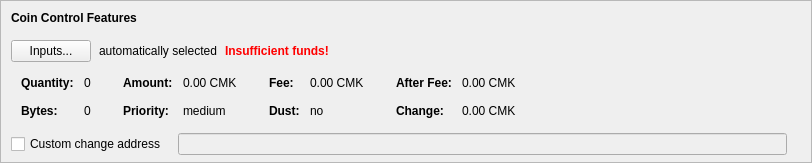
    <widget class="QFrame" name="frameCoinControl">
     <property name="sizePolicy">
      <sizepolicy hsizetype="Expanding" vsizetype="Expanding">
       <horstretch>0</horstretch>
       <verstretch>0</verstretch>
      </sizepolicy>
     </property>
     <property name="maximumSize">
      <size>
       <width>16777215</width>
       <height>16777215</height>
      </size>
     </property>
     <property name="frameShape">
      <enum>QFrame::StyledPanel</enum>
     </property>
     <property name="frameShadow">
      <enum>QFrame::Sunken</enum>
     </property>
     <layout class="QVBoxLayout" name="verticalLayoutCoinControl2">
      <property name="spacing">
       <number>0</number>
      </property>
      <property name="leftMargin">
       <number>0</number>
      </property>
      <property name="topMargin">
       <number>0</number>
      </property>
      <property name="rightMargin">
       <number>0</number>
      </property>
      <property name="bottomMargin">
       <number>6</number>
      </property>
      <item>
       <layout class="QVBoxLayout" name="verticalLayoutCoinControl" stretch="0,0,0,0,1">
        <property name="spacing">
         <number>0</number>
        </property>
        <property name="leftMargin">
         <number>10</number>
        </property>
        <property name="topMargin">
         <number>10</number>
        </property>
        <item>
         <layout class="QHBoxLayout" name="horizontalLayoutCoinControl1">
          <property name="bottomMargin">
           <number>15</number>
          </property>
          <item>
           <widget class="QLabel" name="labelCoinControlFeatures">
            <property name="sizePolicy">
             <sizepolicy hsizetype="Preferred" vsizetype="Maximum">
              <horstretch>0</horstretch>
              <verstretch>0</verstretch>
             </sizepolicy>
            </property>
            <property name="font">
             <font>
              <weight>75</weight>
              <bold>true</bold>
             </font>
            </property>
            <property name="styleSheet">
             <string notr="true">font-weight:bold;</string>
            </property>
            <property name="text">
             <string>Coin Control Features</string>
            </property>
           </widget>
          </item>
         </layout>
        </item>
        <item>
         <layout class="QHBoxLayout" name="horizontalLayoutCoinControl2" stretch="0,0,0,0">
          <property name="spacing">
           <number>8</number>
          </property>
          <property name="bottomMargin">
           <number>10</number>
          </property>
          <item>
           <widget class="QPushButton" name="pushButtonCoinControl">
            <property name="styleSheet">
             <string notr="true"/>
            </property>
            <property name="text">
             <string>Inputs...</string>
            </property>
            <property name="autoDefault">
             <bool>false</bool>
            </property>
           </widget>
          </item>
          <item>
           <widget class="QLabel" name="labelCoinControlAutomaticallySelected">
            <property name="text">
             <string>automatically selected</string>
            </property>
            <property name="margin">
             <number>5</number>
            </property>
           </widget>
          </item>
          <item>
           <widget class="QLabel" name="labelCoinControlInsuffFunds">
            <property name="font">
             <font>
              <weight>75</weight>
              <bold>true</bold>
             </font>
            </property>
            <property name="styleSheet">
             <string notr="true">color:red;font-weight:bold;</string>
            </property>
            <property name="text">
             <string>Insufficient funds!</string>
            </property>
            <property name="margin">
             <number>5</number>
            </property>
           </widget>
          </item>
          <item>
           <spacer name="horizontalSpacerCoinControl">
            <property name="orientation">
             <enum>Qt::Horizontal</enum>
            </property>
            <property name="sizeHint" stdset="0">
             <size>
              <width>40</width>
              <height>1</height>
             </size>
            </property>
           </spacer>
          </item>
         </layout>
        </item>
        <item>
         <widget class="QWidget" name="widgetCoinControl" native="true">
          <property name="sizePolicy">
           <sizepolicy hsizetype="Preferred" vsizetype="Preferred">
            <horstretch>0</horstretch>
            <verstretch>0</verstretch>
           </sizepolicy>
          </property>
          <property name="minimumSize">
           <size>
            <width>0</width>
            <height>0</height>
           </size>
          </property>
          <property name="styleSheet">
           <string notr="true"/>
          </property>
          <layout class="QHBoxLayout" name="horizontalLayoutCoinControl5">
           <property name="leftMargin">
            <number>0</number>
           </property>
           <property name="topMargin">
            <number>0</number>
           </property>
           <property name="rightMargin">
            <number>0</number>
           </property>
           <property name="bottomMargin">
            <number>0</number>
           </property>
           <item>
            <layout class="QHBoxLayout" name="horizontalLayoutCoinControl3" stretch="0,0,0,1">
             <property name="spacing">
              <number>20</number>
             </property>
             <property name="topMargin">
              <number>0</number>
             </property>
             <property name="bottomMargin">
              <number>10</number>
             </property>
             <item>
              <layout class="QFormLayout" name="formLayoutCoinControl1">
               <property name="horizontalSpacing">
                <number>10</number>
               </property>
               <property name="verticalSpacing">
                <number>14</number>
               </property>
               <property name="leftMargin">
                <number>10</number>
               </property>
               <property name="topMargin">
                <number>4</number>
               </property>
               <property name="rightMargin">
                <number>6</number>
               </property>
               <item row="0" column="0">
                <widget class="QLabel" name="labelCoinControlQuantityText">
                 <property name="font">
                  <font>
                   <weight>75</weight>
                   <bold>true</bold>
                  </font>
                 </property>
                 <property name="text">
                  <string>Quantity:</string>
                 </property>
                 <property name="margin">
                  <number>0</number>
                 </property>
                </widget>
               </item>
               <item row="0" column="1">
                <widget class="QLabel" name="labelCoinControlQuantity">
                 <property name="cursor">
                  <cursorShape>IBeamCursor</cursorShape>
                 </property>
                 <property name="contextMenuPolicy">
                  <enum>Qt::ActionsContextMenu</enum>
                 </property>
                 <property name="text">
                  <string notr="true">0</string>
                 </property>
                 <property name="margin">
                  <number>0</number>
                 </property>
                 <property name="textInteractionFlags">
                  <set>Qt::LinksAccessibleByMouse|Qt::TextSelectableByKeyboard|Qt::TextSelectableByMouse</set>
                 </property>
                </widget>
               </item>
               <item row="1" column="0">
                <widget class="QLabel" name="labelCoinControlBytesText">
                 <property name="font">
                  <font>
                   <weight>75</weight>
                   <bold>true</bold>
                  </font>
                 </property>
                 <property name="text">
                  <string>Bytes:</string>
                 </property>
                </widget>
               </item>
               <item row="1" column="1">
                <widget class="QLabel" name="labelCoinControlBytes">
                 <property name="cursor">
                  <cursorShape>IBeamCursor</cursorShape>
                 </property>
                 <property name="contextMenuPolicy">
                  <enum>Qt::ActionsContextMenu</enum>
                 </property>
                 <property name="text">
                  <string notr="true">0</string>
                 </property>
                 <property name="textInteractionFlags">
                  <set>Qt::LinksAccessibleByMouse|Qt::TextSelectableByKeyboard|Qt::TextSelectableByMouse</set>
                 </property>
                </widget>
               </item>
              </layout>
             </item>
             <item>
              <layout class="QFormLayout" name="formLayoutCoinControl2">
               <property name="horizontalSpacing">
                <number>10</number>
               </property>
               <property name="verticalSpacing">
                <number>14</number>
               </property>
               <property name="leftMargin">
                <number>6</number>
               </property>
               <property name="topMargin">
                <number>4</number>
               </property>
               <property name="rightMargin">
                <number>6</number>
               </property>
               <item row="0" column="0">
                <widget class="QLabel" name="labelCoinControlAmountText">
                 <property name="font">
                  <font>
                   <weight>75</weight>
                   <bold>true</bold>
                  </font>
                 </property>
                 <property name="text">
                  <string>Amount:</string>
                 </property>
                 <property name="margin">
                  <number>0</number>
                 </property>
                </widget>
               </item>
               <item row="0" column="1">
                <widget class="QLabel" name="labelCoinControlAmount">
                 <property name="cursor">
                  <cursorShape>IBeamCursor</cursorShape>
                 </property>
                 <property name="contextMenuPolicy">
                  <enum>Qt::ActionsContextMenu</enum>
                 </property>
                 <property name="text">
                  <string notr="true">0.00 CMK</string>
                 </property>
                 <property name="textInteractionFlags">
                  <set>Qt::LinksAccessibleByMouse|Qt::TextSelectableByKeyboard|Qt::TextSelectableByMouse</set>
                 </property>
                </widget>
               </item>
               <item row="1" column="0">
                <widget class="QLabel" name="labelCoinControlPriorityText">
                 <property name="font">
                  <font>
                   <weight>75</weight>
                   <bold>true</bold>
                  </font>
                 </property>
                 <property name="text">
                  <string>Priority:</string>
                 </property>
                </widget>
               </item>
               <item row="1" column="1">
                <widget class="QLabel" name="labelCoinControlPriority">
                 <property name="cursor">
                  <cursorShape>IBeamCursor</cursorShape>
                 </property>
                 <property name="contextMenuPolicy">
                  <enum>Qt::ActionsContextMenu</enum>
                 </property>
                 <property name="text">
                  <string>medium</string>
                 </property>
                 <property name="textInteractionFlags">
                  <set>Qt::LinksAccessibleByMouse|Qt::TextSelectableByKeyboard|Qt::TextSelectableByMouse</set>
                 </property>
                </widget>
               </item>
              </layout>
             </item>
             <item>
              <layout class="QFormLayout" name="formLayoutCoinControl3">
               <property name="horizontalSpacing">
                <number>10</number>
               </property>
               <property name="verticalSpacing">
                <number>14</number>
               </property>
               <property name="leftMargin">
                <number>6</number>
               </property>
               <property name="topMargin">
                <number>4</number>
               </property>
               <property name="rightMargin">
                <number>6</number>
               </property>
               <item row="0" column="0">
                <widget class="QLabel" name="labelCoinControlFeeText">
                 <property name="font">
                  <font>
                   <weight>75</weight>
                   <bold>true</bold>
                  </font>
                 </property>
                 <property name="text">
                  <string>Fee:</string>
                 </property>
                 <property name="margin">
                  <number>0</number>
                 </property>
                </widget>
               </item>
               <item row="0" column="1">
                <widget class="QLabel" name="labelCoinControlFee">
                 <property name="cursor">
                  <cursorShape>IBeamCursor</cursorShape>
                 </property>
                 <property name="contextMenuPolicy">
                  <enum>Qt::ActionsContextMenu</enum>
                 </property>
                 <property name="text">
                  <string notr="true">0.00 CMK</string>
                 </property>
                 <property name="textInteractionFlags">
                  <set>Qt::LinksAccessibleByMouse|Qt::TextSelectableByKeyboard|Qt::TextSelectableByMouse</set>
                 </property>
                </widget>
               </item>
               <item row="1" column="0">
                <widget class="QLabel" name="labelCoinControlLowOutputText">
                 <property name="font">
                  <font>
                   <weight>75</weight>
                   <bold>true</bold>
                  </font>
                 </property>
                 <property name="text">
                  <string>Dust:</string>
                 </property>
                </widget>
               </item>
               <item row="1" column="1">
                <widget class="QLabel" name="labelCoinControlLowOutput">
                 <property name="cursor">
                  <cursorShape>IBeamCursor</cursorShape>
                 </property>
                 <property name="contextMenuPolicy">
                  <enum>Qt::ActionsContextMenu</enum>
                 </property>
                 <property name="text">
                  <string>no</string>
                 </property>
                 <property name="textInteractionFlags">
                  <set>Qt::LinksAccessibleByMouse|Qt::TextSelectableByKeyboard|Qt::TextSelectableByMouse</set>
                 </property>
                </widget>
               </item>
              </layout>
             </item>
             <item>
              <layout class="QFormLayout" name="formLayoutCoinControl4">
               <property name="horizontalSpacing">
                <number>10</number>
               </property>
               <property name="verticalSpacing">
                <number>14</number>
               </property>
               <property name="leftMargin">
                <number>6</number>
               </property>
               <property name="topMargin">
                <number>4</number>
               </property>
               <property name="rightMargin">
                <number>6</number>
               </property>
               <item row="0" column="0">
                <widget class="QLabel" name="labelCoinControlAfterFeeText">
                 <property name="font">
                  <font>
                   <weight>75</weight>
                   <bold>true</bold>
                  </font>
                 </property>
                 <property name="text">
                  <string>After Fee:</string>
                 </property>
                 <property name="margin">
                  <number>0</number>
                 </property>
                </widget>
               </item>
               <item row="0" column="1">
                <widget class="QLabel" name="labelCoinControlAfterFee">
                 <property name="cursor">
                  <cursorShape>IBeamCursor</cursorShape>
                 </property>
                 <property name="contextMenuPolicy">
                  <enum>Qt::ActionsContextMenu</enum>
                 </property>
                 <property name="text">
                  <string notr="true">0.00 CMK</string>
                 </property>
                 <property name="textInteractionFlags">
                  <set>Qt::LinksAccessibleByMouse|Qt::TextSelectableByKeyboard|Qt::TextSelectableByMouse</set>
                 </property>
                </widget>
               </item>
               <item row="1" column="0">
                <widget class="QLabel" name="labelCoinControlChangeText">
                 <property name="font">
                  <font>
                   <weight>75</weight>
                   <bold>true</bold>
                  </font>
                 </property>
                 <property name="text">
                  <string>Change:</string>
                 </property>
                </widget>
               </item>
               <item row="1" column="1">
                <widget class="QLabel" name="labelCoinControlChange">
                 <property name="cursor">
                  <cursorShape>IBeamCursor</cursorShape>
                 </property>
                 <property name="contextMenuPolicy">
                  <enum>Qt::ActionsContextMenu</enum>
                 </property>
                 <property name="text">
                  <string notr="true">0.00 CMK</string>
                 </property>
                 <property name="textInteractionFlags">
                  <set>Qt::LinksAccessibleByMouse|Qt::TextSelectableByKeyboard|Qt::TextSelectableByMouse</set>
                 </property>
                </widget>
               </item>
              </layout>
             </item>
            </layout>
           </item>
          </layout>
         </widget>
        </item>
        <item>
         <layout class="QHBoxLayout" name="horizontalLayoutCoinControl4" stretch="0,0,0">
          <property name="spacing">
           <number>12</number>
          </property>
          <property name="sizeConstraint">
           <enum>QLayout::SetDefaultConstraint</enum>
          </property>
          <property name="topMargin">
           <number>5</number>
          </property>
          <property name="rightMargin">
           <number>5</number>
          </property>
          <item>
           <widget class="QCheckBox" name="checkBoxCoinControlChange">
            <property name="toolTip">
             <string>If this is activated, but the change address is empty or invalid, change will be sent to a newly generated address.</string>
            </property>
            <property name="text">
             <string>Custom change address</string>
            </property>
           </widget>
          </item>
          <item>
           <widget class="QValidatedLineEdit" name="lineEditCoinControlChange">
            <property name="enabled">
             <bool>false</bool>
            </property>
            <property name="sizePolicy">
             <sizepolicy hsizetype="Expanding" vsizetype="Fixed">
              <horstretch>0</horstretch>
              <verstretch>0</verstretch>
             </sizepolicy>
            </property>
           </widget>
          </item>
          <item>
           <widget class="QLabel" name="labelCoinControlChangeLabel">
            <property name="sizePolicy">
             <sizepolicy hsizetype="Preferred" vsizetype="Expanding">
              <horstretch>0</horstretch>
              <verstretch>0</verstretch>
             </sizepolicy>
            </property>
            <property name="minimumSize">
             <size>
              <width>0</width>
              <height>0</height>
             </size>
            </property>
            <property name="text">
             <string/>
            </property>
            <property name="margin">
             <number>3</number>
            </property>
           </widget>
          </item>
         </layout>
        </item>
        <item>
         <spacer name="verticalSpacerCoinControl">
          <property name="orientation">
           <enum>Qt::Vertical</enum>
          </property>
          <property name="sizeHint" stdset="0">
           <size>
            <width>800</width>
            <height>1</height>
           </size>
          </property>
         </spacer>
        </item>
       </layout>
      </item>
     </layout>
    </widget>
